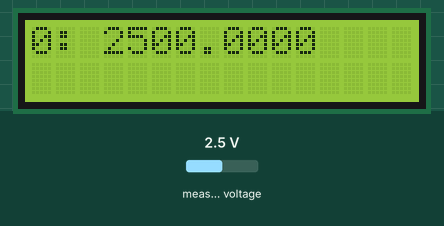
Bench run of a sketch on a simulated Arduino Uno, built with avr-gcc and run on an emulated ATmega328P. On the bench: 16×2 character LCD. The inputs (shaded band) are chosen by the test bench; at power-on: measured voltage 2.5 V. What the sketch prints to the serial monitor is not drawn.

Above: at 1.2 s.
1.3 s: measured voltage set to 0.1 V
At 3.3 s:
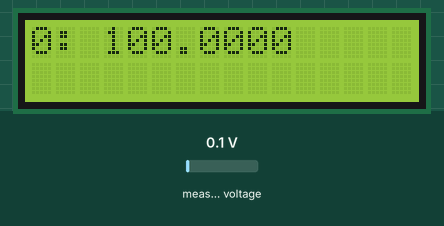
3.6 s: measured voltage set to 1.2 V
At 4.7 s:
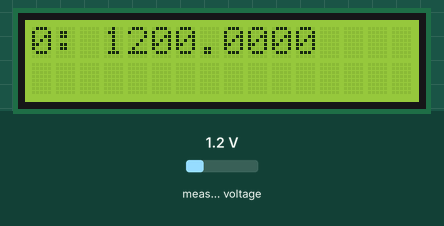
5.7 s: measured voltage set to 3.8 V
At 7.4 s:
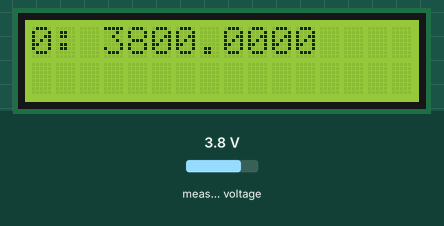
Timing chart, 0 to 8.9 s (numbered marks = the images above; inputs shaded):
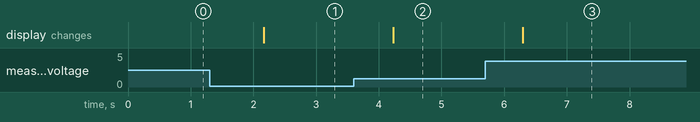

The sketch:

ADS1115_7Nisan.ino
```cpp
//Link -->  https://wolles-elektronikkiste.de/en/ads1115-a-d-converter-with-amplifier
#include <LiquidCrystal_I2C.h>
LiquidCrystal_I2C lcd(0x27, 16, 2);
#include<Wire.h>
#define I2C_ADDRESS 0x48
#include<ADS1115_WE.h>
ADS1115_WE adc = ADS1115_WE(I2C_ADDRESS);
void setup() {
  Wire.begin();
  Serial.begin(9600);
  lcd.init();
  lcd.backlight();
  if(!adc.init()){
    Serial.println("ADS1115 not connected!");
  }
  /* Set the voltage range of the ADC to adjust the gain
   * Please note that you must not apply more than VDD + 0.3V to the input pins!
   *
   * ADS1115_RANGE_6144  ->  +/- 6144 mV
   * ADS1115_RANGE_4096  ->  +/- 4096 mV
   * ADS1115_RANGE_2048  ->  +/- 2048 mV (default)
   * ADS1115_RANGE_1024  ->  +/- 1024 mV
   * ADS1115_RANGE_0512  ->  +/- 512 mV
   * ADS1115_RANGE_0256  ->  +/- 256 mV
   */
  adc.setVoltageRange_mV(ADS1115_RANGE_6144); //comment line/change parameter to change range
  /* Set the inputs to be compared
   *
   *  ADS1115_COMP_0_1    ->  compares 0 with 1 (default)
   *  ADS1115_COMP_0_3    ->  compares 0 with 3
   *  ADS1115_COMP_1_3    ->  compares 1 with 3
   *  ADS1115_COMP_2_3    ->  compares 2 with 3
   *  ADS1115_COMP_0_GND  ->  compares 0 with GND
   *  ADS1115_COMP_1_GND  ->  compares 1 with GND
   *  ADS1115_COMP_2_GND  ->  compares 2 with GND
   *  ADS1115_COMP_3_GND  ->  compares 3 with GND
   */
  adc.setCompareChannels(ADS1115_COMP_0_GND); //uncomment if you want to change the default
  /* Set number of conversions after which the alert pin will assert
   * - or you can disable the alert
   *
   *  ADS1115_ASSERT_AFTER_1  -> after 1 conversion
   *  ADS1115_ASSERT_AFTER_2  -> after 2 conversions
   *  ADS1115_ASSERT_AFTER_4  -> after 4 conversions
   *  ADS1115_DISABLE_ALERT   -> disable comparator / alert pin (default)
   */
  //adc.setAlertPinMode(ADS1115_ASSERT_AFTER_1); //uncomment if you want to change the default
  /* Set the conversion rate in SPS (samples per second)
   * Options should be self-explaining:
   *
   *  ADS1115_8_SPS
   *  ADS1115_16_SPS
   *  ADS1115_32_SPS
   *  ADS1115_64_SPS
   *  ADS1115_128_SPS (default)
   *  ADS1115_250_SPS
   *  ADS1115_475_SPS
   *  ADS1115_860_SPS
   */
  adc.setConvRate(ADS1115_128_SPS); //uncomment if you want to change the default
  /* Set continuous or single shot mode:
   *
   *  ADS1115_CONTINUOUS  ->  continuous mode
   *  ADS1115_SINGLE     ->  single shot mode (default)
   */
  //adc.setMeasureMode(ADS1115_CONTINUOUS); //uncomment if you want to change the default
   /* Choose maximum limit or maximum and minimum alert limit (window) in volts - alert pin will
   *  assert when measured values are beyond the maximum limit or outside the window
   *  Upper limit first: setAlertLimit_V(MODE, maximum, minimum)
   *  In max limit mode the minimum value is the limit where the alert pin assertion will be
   *  be cleared (if not latched)
   *
   *  ADS1115_MAX_LIMIT
   *  ADS1115_WINDOW
   *
   */
  //adc.setAlertModeAndLimit_V(ADS1115_MAX_LIMIT, 3.0, 1.5); //uncomment if you want to change the default

  /* Enable or disable latch. If latch is enabled the alert pin will assert until the
   * conversion register is read (getResult functions). If disabled the alert pin assertion
   * will be cleared with next value within limits.
   *
   *  ADS1115_LATCH_DISABLED (default)
   *  ADS1115_LATCH_ENABLED
   */
  //adc.setAlertLatch(ADS1115_LATCH_ENABLED); //uncomment if you want to change the default
  /* Sets the alert pin polarity if active:
   *
   * ADS1115_ACT_LOW  ->  active low (default)
   * ADS1115_ACT_HIGH ->  active high
   */
  //adc.setAlertPol(ADS1115_ACT_LOW); //uncomment if you want to change the default

  /* With this function the alert pin will assert, when a conversion is ready.
   * In order to deactivate, use the setAlertLimit_V function
   */
  //adc.setAlertPinToConversionReady(); //uncomment if you want to change the default
  Serial.println("ADS1115 Example Sketch - Single Shot Mode");
  Serial.println("Channel / Voltage [V]: ");
  Serial.println();
}
void loop() {
  float voltage = 0.0;
  Serial.print("0: ");
  voltage = readChannel(ADS1115_COMP_0_GND);
  Serial.println(voltage,4);
  // LCD Ekran
  lcd.setCursor(0, 0);
  lcd.print("0: ");
  voltage = readChannel(ADS1115_COMP_0_GND);
  lcd.println(voltage,4);
  delay(1000);
}
float readChannel(ADS1115_MUX channel) {
  float voltage = 0.0;
  adc.setCompareChannels(channel);
  adc.startSingleMeasurement();
  while(adc.isBusy()){}
  voltage = adc.getResult_mV(); // alternative: getResult_mV for Millivolt
  return voltage;
}
```

Measured:
- after the input at 1.3 s, the display: changes after 0.87 s (image 1)
- after the input at 3.6 s, the display: changes after 0.63 s (image 2)
- after the input at 5.7 s, the display: changes after 0.59 s (image 3)
